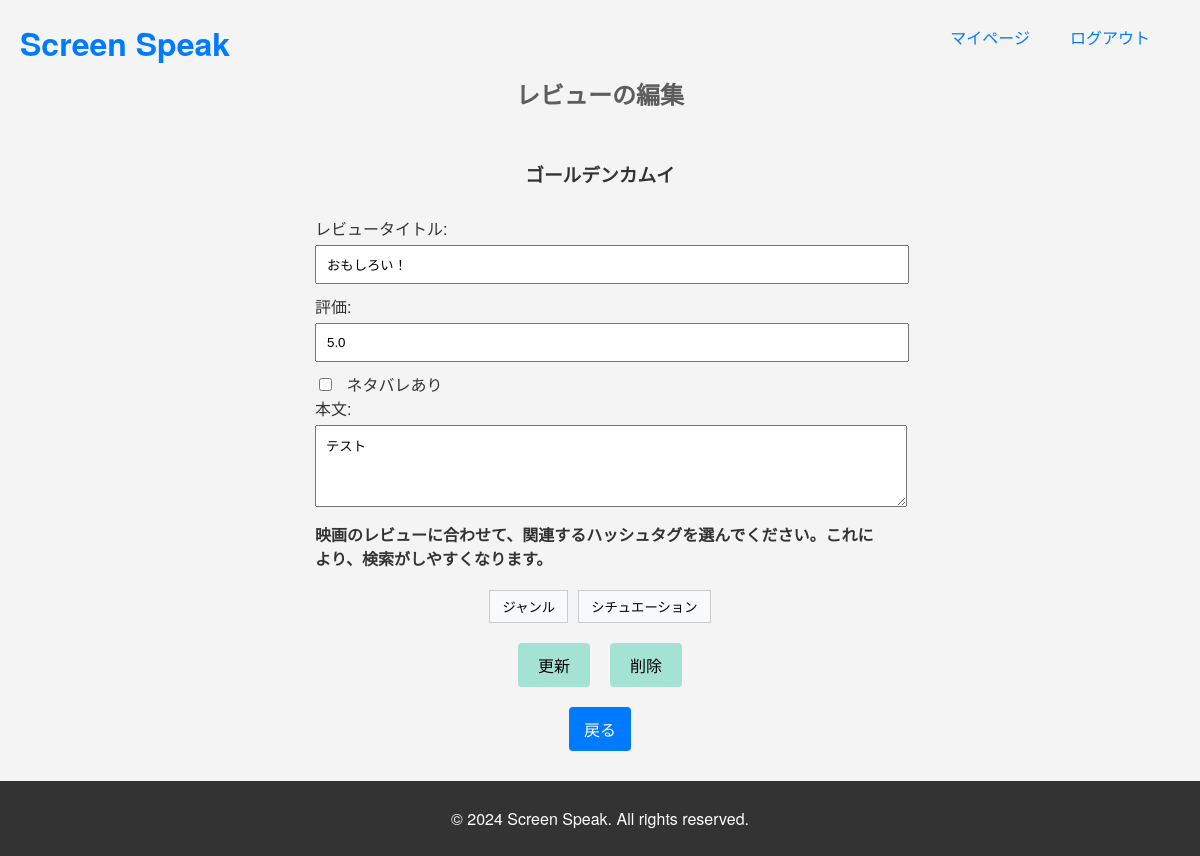
Page /edit_review/7/ (signed in) on the committed database.
### flick_seeker/models.py (models this page shows, shortened)
class Movie(models.Model):
    title = models.CharField(max_length=255)  # タイトルフィールド
    plot = models.TextField()  # あらすじフィールド
    director = models.CharField(max_length=255)  # 監督フィールド
    cast = models.CharField(max_length=255)  # 出演者フィールド
    release_year = models.PositiveIntegerField()  # 公開年フィールド
    thumbnail = models.ImageField(upload_to='movie_thumbnails/', blank=True, null=True)
    created_at = models.DateTimeField(auto_now_add=True)  # 作成日時（自動で現在の日時が設定される）
    updated_at = models.DateTimeField(auto_now=True)  # 更新日時（自動で現在の日時が設定され、更新時に更新される）

class Review(models.Model):
    user = models.ForeignKey(User, on_delete=models.CASCADE)  # ユーザー外部キー
    movie = models.ForeignKey(Movie, on_delete=models.CASCADE)  # 映画外部キー
    rating = models.DecimalField(max_digits=2, decimal_places=1, validators=[MinValueValidator(0.5), MaxValueValidator(5)])  # レーティングのフィールドをDecimalFieldに変更し、0.5刻みでの評価を許可
    title = models.CharField(max_length=255)  # レビュータイトルフィールドの追加
    comment = models.TextField()  # コメントフィールド
    spoiler = models.BooleanField(default=False)  # ネタバレありの場合はTrue、なしの場合はFalse
    good_count = models.PositiveIntegerField(default=0)  #Goodのためのフィールド
    bad_count = models.PositiveIntegerField(default=0)  #Badのためのフィールド
    created_at = models.DateTimeField(auto_now_add=True)  # 作成日時（自動で現在の日時が設定される）
    updated_at = models.DateTimeField(auto_now=True)  # 更新日時（自動で現在の日時が設定され、更新時に更新される）

### flick_seeker/views.py (the view)
# urls.py: path('edit_review/<int:review_id>/', edit_review, name='edit_review'),
@login_required
def edit_review(request, review_id):
    review = get_object_or_404(Review, id=review_id, user=request.user)
    movie = review.movie
    existing_hashtags = review.reviewhashtag_set.all().values_list('hashtag', flat=True)
    genre_hashtags = Hashtag.objects.filter(category='genre').order_by('label')
    situation_hashtags = Hashtag.objects.filter(category='situation').order_by('label')
    if request.method == 'POST':
        form = ReviewForm(request.POST, instance=review)
        if 'save' in request.POST:
            if form.is_valid():
                ReviewHashtag.objects.filter(review=review).delete()
                updated_review = form.save()
                selected_hashtags_ids = request.POST.getlist('hashtags')
                for hashtag_id in selected_hashtags_ids:
                    hashtag = Hashtag.objects.get(id=hashtag_id)
                    ReviewHashtag.objects.create(review=updated_review, hashtag=hashtag)
            messages.success(request, 'レビューが更新されました。')
            return redirect('flick_seeker:my_reviews')
        elif 'delete' in request.POST:
            review.delete()
            messages.success(request, 'レビューを削除しました。')
            return redirect('flick_seeker:my_reviews')
    else:
        form = ReviewForm(instance=review)
        form.fields['hashtags'].initial = existing_hashtags
    context = {
        'form': form,
        'review': review,
        'movie': movie,
        'genre_hashtags': genre_hashtags,
        'situation_hashtags': situation_hashtags,
        'existing_hashtags': existing_hashtags,
    }
    return render(request, 'edit_review.html', context)

### flick_seeker/forms.py
class ReviewForm(forms.ModelForm):
    hashtags = forms.ModelMultipleChoiceField(
        queryset=Hashtag.objects.all(),
        widget=forms.CheckboxSelectMultiple,
        required=False
    )
    class Meta:
        model = Review
        fields = ['title', 'rating', 'spoiler', 'comment', 'hashtags']
        widgets = {
            'rating': forms.NumberInput(attrs={'step': 0.5, 'max': 5}),
            'comment': forms.Textarea(attrs={'rows': 4}),
            'spoiler': forms.CheckboxInput(),  # ネタバレフィールドのwidgetをカスタマイズ
        }
    def __init__(self, *args, **kwargs):
        super(ReviewForm, self).__init__(*args, **kwargs)

### flick_seeker/templates/edit_review.html (shortened to what this page needs)
{% extends 'base.html' %}
{% block content %}
  <h2>レビューの編集</h2>
  <div class="content-wrapper">
    <h3>{{ movie.title }}</h3>
    <form method="post" class="edit-review-form">
      <div>
        <label for="id_title">レビュータイトル:</label>
        {{ form.title }}
      </div>
      <div>
        <label for="id_rating">評価:</label>
        {{ form.rating }}
      </div>
      <div>
        {{ form.spoiler }} ネタバレあり
      </div>
      <div>
        <label for="id_comment">本文:</label>
        {{ form.comment }}
      </div>
      <label for="hashtag-selection" style="font-weight: bold; margin-bottom: 10px; display: block;">
        映画のレビューに合わせて、関連するハッシュタグを選んでください。これにより、検索がしやすくなります。
      </label>
      <div class="button-group">
        <button type="button" onclick="showCategory('genre')">ジャンル</button>
        <button type="button" onclick="showCategory('situation')">シチュエーション</button>
      </div>
      <div class="form-actions">
        <button type="submit" name="save">更新</button>
        <button type="submit" name="delete" class="btn btn-danger">削除</button>
      </div>
    </form>
    <a href="{% url 'flick_seeker:my_reviews' %}" class="button back-button">戻る</a>
  </div>
{% endblock %}

### flick_seeker/static/css/style.css (style rules this page uses)
body { font-family: 'Helvetica Neue', Helvetica, Arial, sans-serif; color: #333; background-color: #f4f4f4; margin: 0; padding: 0; display: flex; flex-direction: column; min-height: 100vh; justify-content: space-between; }
h2 { color: #5d5d5d; text-align: center; margin-top: 0; margin-bottom: 10px; }
.button { background-color: #007BFF; color: #fff; padding: 10px 15px; font-size: 16px; text-align: center; text-decoration: none; cursor: pointer; border: none; border-radius: 4px; transition: all 0.3s ease; }
.back-button { background-color: #007bff; color: white; padding: 10px 15px; text-align: center; display: inline-block; max-width: 200px; width: auto; margin: 10px auto; }
a { color: #007BFF; text-decoration: none; transition: color 0.3s; }
.content-wrapper { display: flex; flex-direction: column; justify-content: center; align-items: center ; padding: 20px; }
.edit-review-form { max-width: 800px; width: 100%; }
.button-group, .form-actions { display: flex; justify-content: center; margin-top: 20px; }
.edit-review-form input[type="text"], .edit-review-form input[type="number"], .edit-review-form textarea, .edit-review-form select { width: 100%; padding: 10px; margin-bottom: 10px; }
.edit-review-form input[type="checkbox"] { margin-right: 10px; }
.edit-review-form label { display: block; margin-bottom: 5px; }
.edit-review-form { width: calc(50% - 10px); padding: 10px; }
.button-group button { margin: 0 5px; padding: 0.375rem 0.75rem; border: 1px solid #ccc; background-color: #f8f9fa; cursor: pointer; }
.form-actions button { background-color: #a4e3d4; padding: 10px 20px; font-size: 16px; text-align: center; text-decoration: none; cursor: pointer; border: none; border-radius: 4px; transition: all 0.3s ease; margin: 0 10px; }

### rows in the picture
Movie: title "ゴールデンカムイ"
Review: title "おもしろい！", rating "5.0", comment "テスト"
